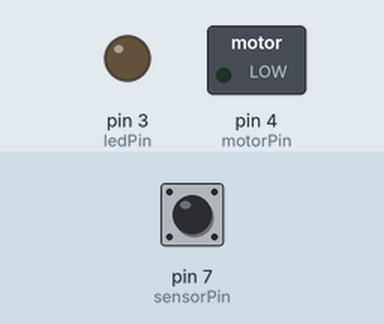
This sketch was run on a simulated Arduino Uno, built with avr-gcc and run on an emulated ATmega328P. Parts: switched loads named in the sketch (green lamp = pin HIGH), output pins drawn as LEDs (lit = HIGH). The test bench sets the inputs (shaded band); at power-on: pin 7 (sensorPin) LOW.

Above: at 0.1 s.
At 1.2 s:
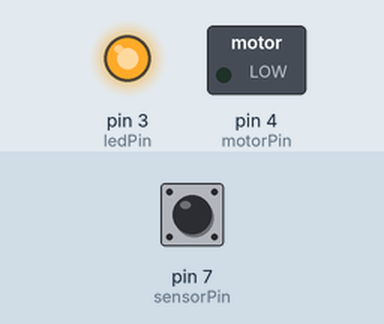
1.3 s: pin 7 (sensorPin) pulsed HIGH 2 times (0.12 s each, 0.3 s apart)
At 2.1 s:
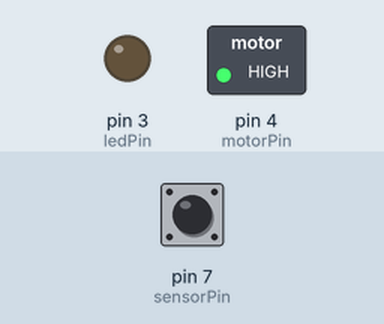
Timing chart, 0 to 4.3 s (numbered marks = the images above; inputs shaded):
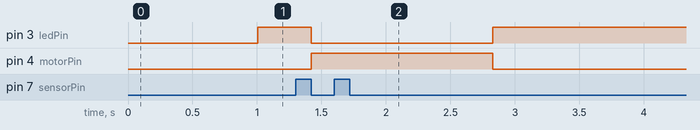

The sketch:

arduino.ino
```cpp
long duration;
int distance;

int sensorPin = 7;
int motorPin = 4;
int ledPin = 3;
void setup()
{
  Serial.begin(9600);
  pinMode(ledPin,OUTPUT);
  pinMode(motorPin,OUTPUT);
}

void loop()
{
  pinMode(sensorPin, OUTPUT);
  digitalWrite(sensorPin, LOW);
  delay(2);
  digitalWrite(sensorPin, HIGH);
  delay(5);
  digitalWrite(sensorPin, LOW);
  pinMode(sensorPin, INPUT);
  duration = pulseIn(sensorPin, HIGH);
  distance = duration/ 29 / 2;

  if (distance > 100){
    digitalWrite(ledPin, LOW);
  	digitalWrite(motorPin, HIGH);
  }
  else {
  	digitalWrite(motorPin, LOW);
  	digitalWrite(ledPin, HIGH);
  }
  delay(100); // Wait for 1000 millisecond(s)
}
```

Measured:
- after the input at 1.3 s, pin 3 (ledPin): HIGH → LOW after 0.12 s, → HIGH 1.4 s later; pin 4 (motorPin): LOW → HIGH after 0.12 s, → LOW 1.4 s later
